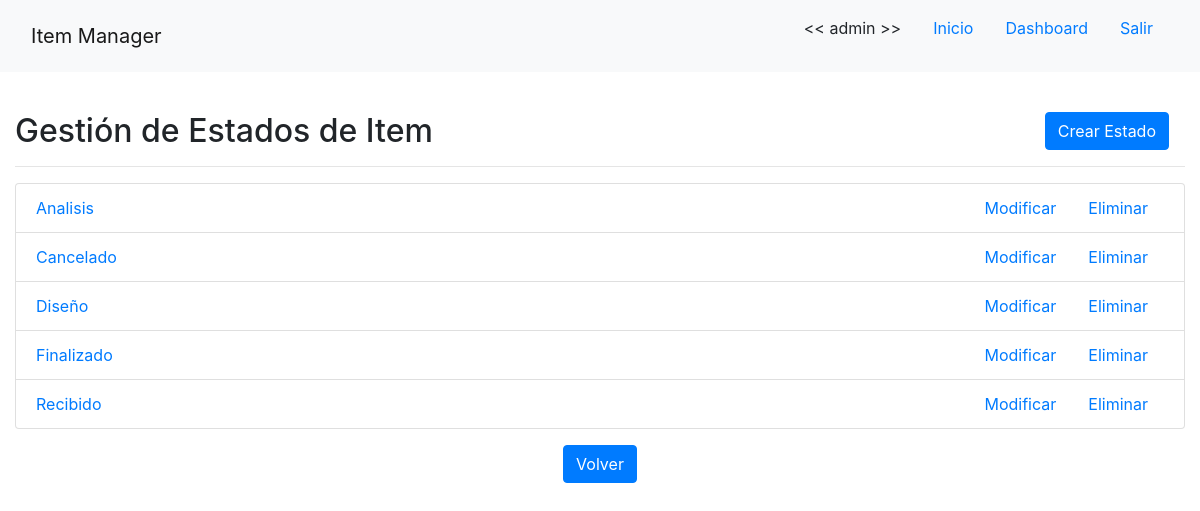
Before: /estadoitem/ (signed in) with the older database file.
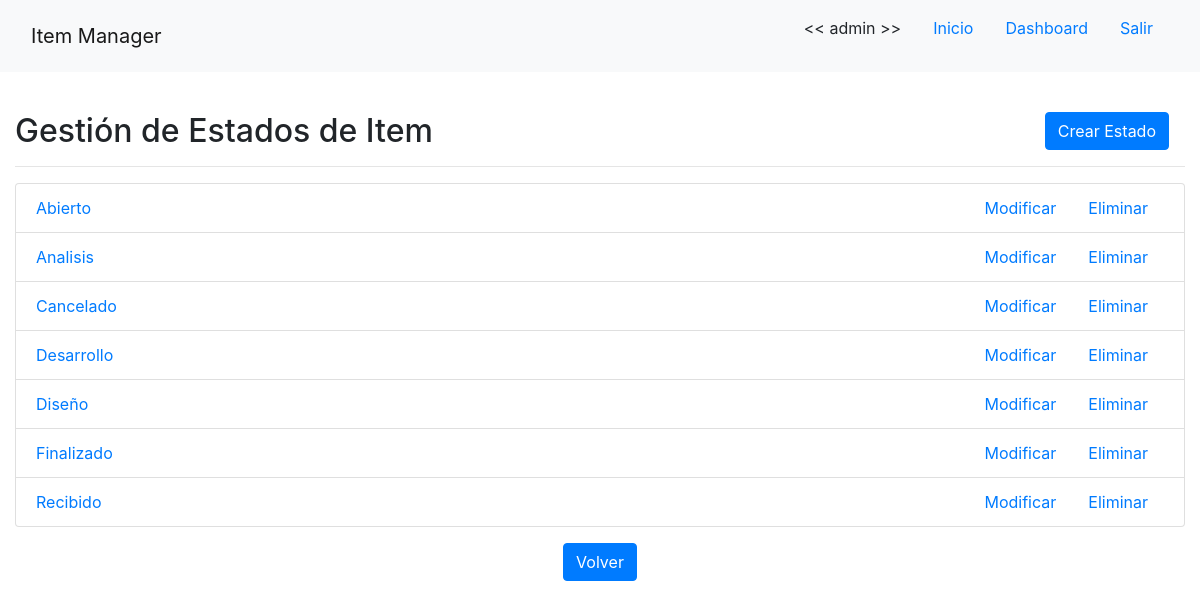
After: the same page with the newer database file.
### app/models/estado_item.py (models this page shows, shortened)
class EstadoItem(models.Model):
    nombre = models.CharField(verbose_name='nombre', max_length=255, unique=True)
    detalle = models.CharField(verbose_name='detalle', max_length=255)

### app/views/estado_item.py (the view)
# urls.py: path('estadoitem/', EstadoItemListView.as_view(), name='estadoitem-list'),
class EstadoItemListView(LoginRequiredMixin, ListView):
    template_name = 'app/estado_item_list.html'
    model = EstadoItem
    queryset = EstadoItem.objects.order_by('nombre')

### app/templates/app/estado_item_list.html (shortened to what this page needs)
{% extends 'base.html' %}
{% load crispy_forms_tags %}
{% block content %}
    {% if user.is_staff %}
    <br>
    <h2>Gestión de Estados de Item
    <div class="float-right"><a class="btn btn-primary mx-3 float-right" href="{% url 'estadoitem-create' %}">Crear Estado</a></div>
    </h2>
    <hr>
    <ul class="list-group">
        {% for estado in object_list %}
            <li class="list-group-item">
                <a href="{% url 'estadoitem-detail' estado.id %}">
                    <div class="float-left">{{ estado.nombre }}</div>
                </a>
                <div>
                    <a class="mx-3 float-right" href="{% url 'estadoitem-delete' estado.id %}">Eliminar</a>
                    <a class="mx-3 float-right" href="{% url 'estadoitem-update' estado.id %}">Modificar</a>
                </div>
            </li>
        {% endfor %}
    </ul>
    <div class="text-center mt-3">
        <a class="btn btn-primary" href="{% url 'dashboard' %}">Volver</a>
    </div>
    {% else %}
        <br>
        <h2>No tiene los permisos necesarios para ver esta página!</h2>
        <a class="btn btn-primary" href="{% url 'home' %}">Volver al Inicio</a>
    {% endif %}
{% endblock %}

### templates/base.html (shortened to what this page needs)
{% load static %}
<!DOCTYPE html>
<html lang="es">
<head>
    <link rel="stylesheet" href="https://stackpath.bootstrapcdn.com/bootstrap/4.5.0/css/bootstrap.min.css">
</head>
<body>
    <nav class="navbar sticky-top navbar-light bg-light align-items-center">
        <div class="col-12 col-md-6 text-center text-md-left">
            <a class="navbar-brand" href="{% url 'home' %}">Item Manager</a>
        </div>
        <div class="col-12 col-md-6 d-flex justify-content-center justify-content-md-end">
            {% if user.is_authenticated %}
                <p class="nav-link d-none d-md-block"><< {{ user.username }} >></p>
                <a class="nav-link d-none d-md-block" href="{% url 'home' %}">Inicio</a>
                {% if user.is_staff %}
                    <a class="nav-link d-none d-md-block" href="{% url 'dashboard' %}">Dashboard</a>
                {% else %}
                    <a class="nav-link d-none d-md-block" href="{% url 'mis-proyectos-list' %}">Mis Proyectos</a>
                    <a class="nav-link d-none d-md-block" href="{% url 'mis-items-list' %}">Mis Items</a>
                {% endif %}
                <a class="nav-link d-none d-md-block" href="{% url 'logout' %}">Salir</a>
            {% endif %}
        </div>
    </nav>
    <div class="container-fluid justify-content-center mt-3">
        {% block content %}{% endblock %}
    </div>
</body>
</html>

Changed rows visible on the page:
added EstadoItem: nombre "Abierto"
added EstadoItem: nombre "Desarrollo"
